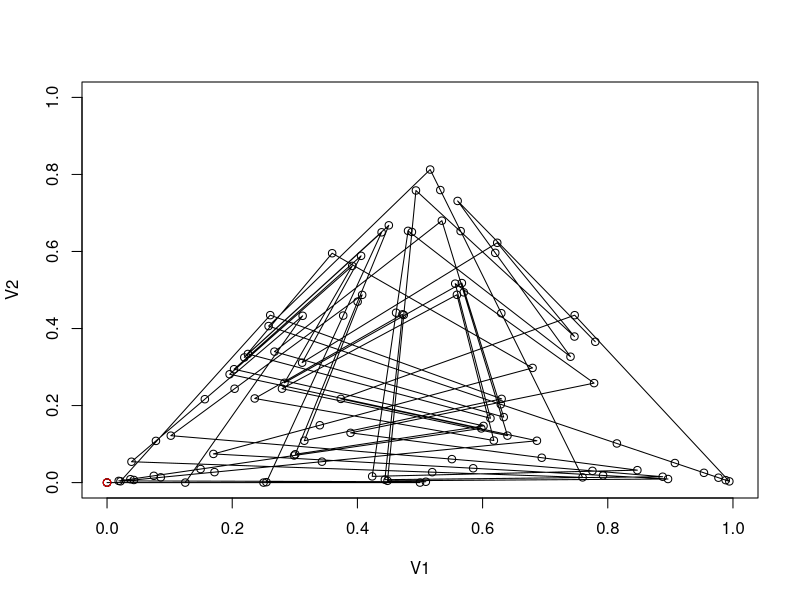

This chart was generated by the following R code:
# Iterative Function System Fractal Algorithms in R.
Transforma2d<-function(a,b,c,d,e,f){
  #Define a 2-d affine transform.
  mat=matrix(c(a,b,c,d),nrow=2,ncol=2,byrow=T)
  translation=c(e,f)
  return(list(A=mat,b=translation))
}
weights=c(1/3,1/3,1/3)
initialPoint=c(0,0)
df=as.data.frame(matrix(NA,nrow=1,ncol=2))
df[1,]=initialPoint
thinning=1000
counter=2
for(i in 1:100000){
  chooser=rmultinom(n=1,size=1,prob=weights)
  whichTransform<-which(chooser[,1]==1)
  if(whichTransform==1){
    functional<-Transforma2d(.5,0,0,.5,0,0)    
  }
  if(whichTransform==2){
    functional<-Transforma2d(.5,0,0,.5,0.5,0)       
  }
  if(whichTransform==3){
    functional<-Transforma2d(.5,0,0,.5,1/4,sqrt(3)/4)    
  }
  #print(as.numeric(df[i-1,]))
  nextPoint=functional$A%*%as.numeric(df[counter-1,])+as.numeric(functional$b)
  if(i%%thinning==0){
    df[counter,]=nextPoint
    counter=counter+1
  }
}
par(mfrow=c(1,1))
plot(df,type='o',xlim=c(0,1),ylim=c(0,1))
points(0,0,col='red')
filenam=paste("tmp.csv", sep="")
write.csv(df,filenam)